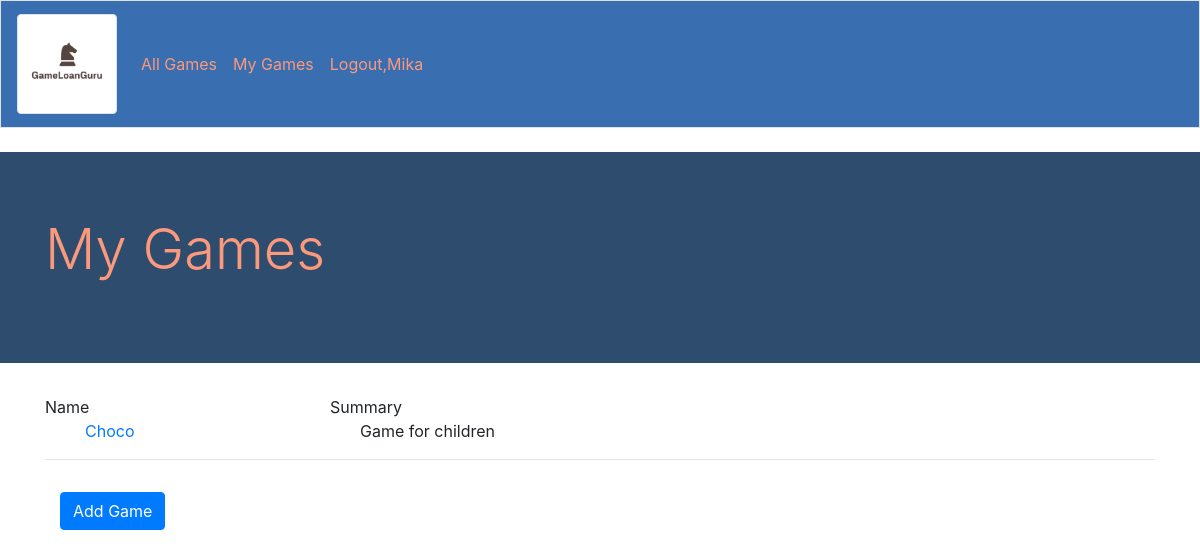
Page /mygames/ (signed in) on the earlier database version.
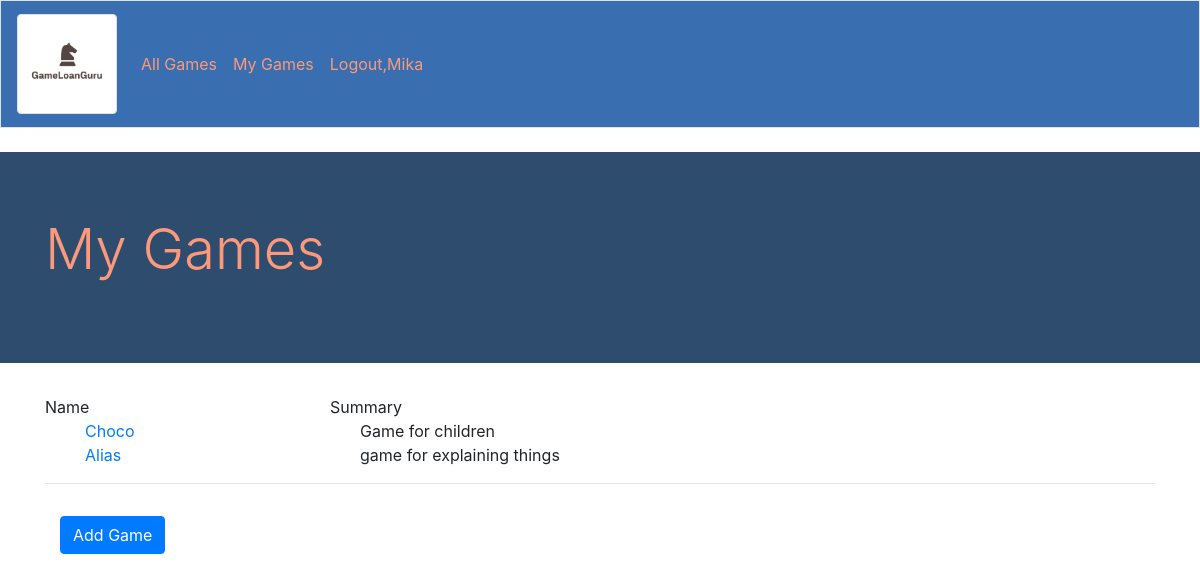
Same page on the later database version.
### mainapp/models.py (models this page shows, shortened)
class Game(models.Model):
    name = models.CharField(max_length=200)
    summary = models.CharField(max_length=200)
    date_added = models.DateTimeField(auto_now_add=True)
    date_modified = models.DateTimeField(auto_now_add=True)
    owner = models.ForeignKey(User, on_delete=models.CASCADE)
    LOAN_STATUS = (
        ('a', 'Available'),
        ('o', 'On loan'),
        ('r', 'Reserved'),
    )
    status = models.CharField(
        max_length=1,
        choices=LOAN_STATUS,
        blank=True,
        default='a',
        help_text='Game availability',
    )

### mainapp/views.py (the view)
# urls.py: path('mygames/', views.mygames, name='mygames'),
@login_required
def mygames(request):
    mygames = Game.objects.filter(owner=request.user).order_by('date_added')
    context = {'mygames' : mygames}
    return render(request, 'mainapp/mygames.html', context)

### mainapp/templates/mainapp/mygames.html (shortened to what this page needs)
{% extends "mainapp/base.html" %}
{% block page_header %}
<div style="background-color: #2E4C6D!important;" class="jumbotron jumbotron-fluid">
    <div class="container">
      <h1 style="color: #FC997C !important" class="display-4">My Games</h1>
    </div>
</div>
{% endblock page_header %}
{% block content %}
  <div class="container">
       <div class="row">
          <div class="col-md-3 themed-grid-col">Name</div>
          <div class="col-md-3 themed-grid-col">Summary</div>
          <div class="col-md-3 themed-grid-col"></div>
          <div class="col-md-3 themed-grid-col"></div>
        </div>
       <ul>
        <div class="row">
          {% for game in mygames %}
          <div class="col-md-3 themed-grid-col"><a href="{%url 'mainapp:editgame' game.id %}">{{ game.name }}</a></div>
          <div class="col-md-3 themed-grid-col">{{ game.summary}}</div>
          <div class="col-md-3 themed-grid-col"></div>
          <div class="col-md-3 themed-grid-col"></div>
       {% empty %}
         <div class="col-md-4 themed-grid-col"> No games added yet</div>
       {% endfor %}
        </div>
       </ul>
       <hr>
          <div class="col-md-4 themed-grid-col">
          <a class="btn btn-primary" href="{% url 'mainapp:addgame' %}" role="button">Add Game</a>
          </div>
        </div>
{% endblock content %}

Differences in the rows shown:
added Game: name "Alias", summary "game for explaining things"
